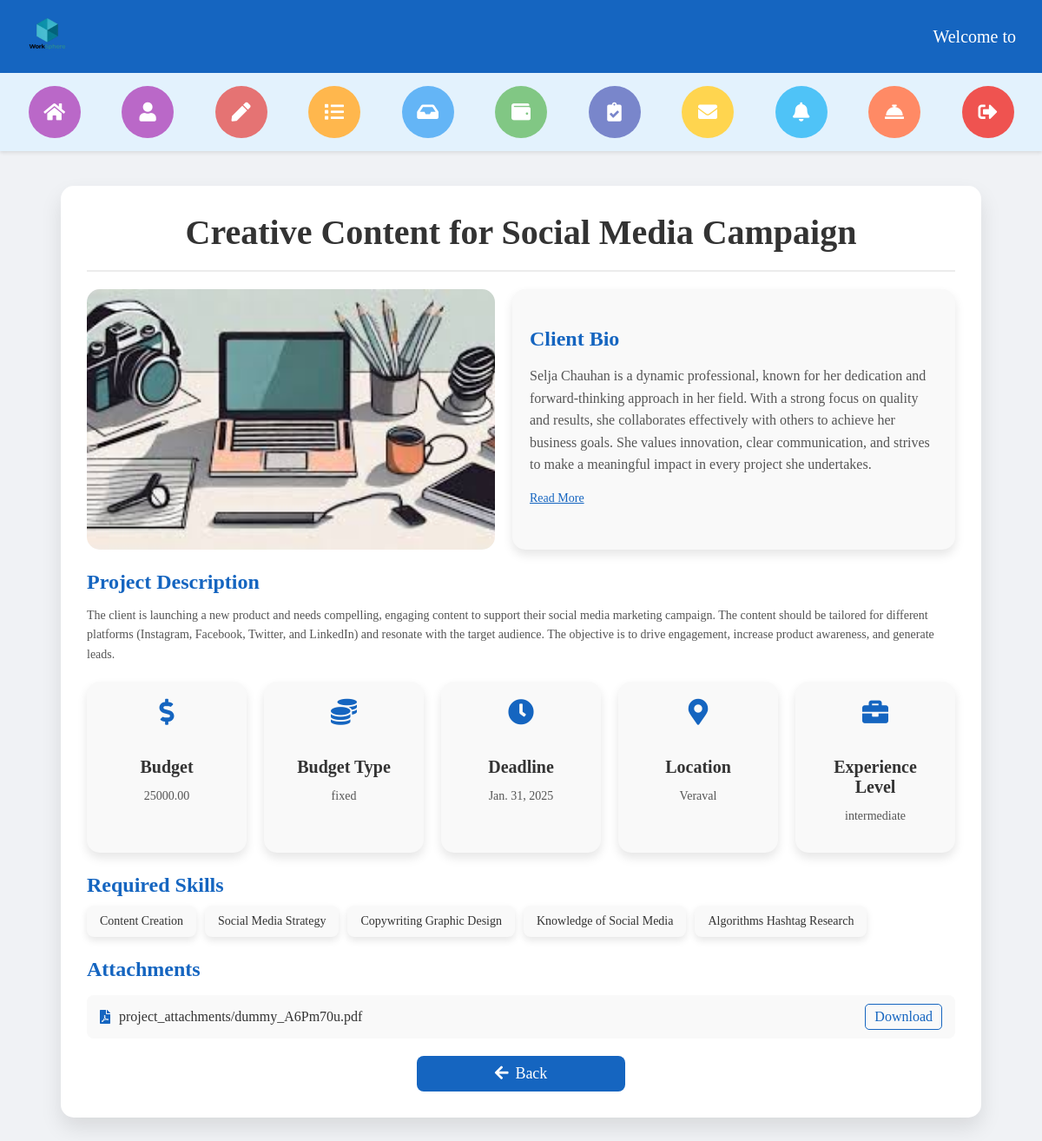
The page /client/client_job_details/3/ (signed in) on the database its author committed.
### client/models.py (models this page shows, shortened)
class ClientPostProject(models.Model):
    EXPERIENCE_LEVEL_CHOICES = [
        ('entry', 'Entry Level'),
        ('intermediate', 'Intermediate Level'),
        ('expert', 'Expert Level'),
    ]
    BUDGET_TYPE_CHOICES = [
        ('fixed', 'Fixed Price'),
        ('hourly', 'Hourly'),
    ]
    CATEGORY_CHOICES = [
        ('ai_developement', 'AI Development'),
        ('animation', 'Animation'),
        ('business_strategy', 'Business Strategy'),
        ('content_creation', 'Content Creation'),
        ('contract_drafting', 'Contract Drafting'),
        ('graphic_design', 'Graphic Design'),
        ('legal_consulting', 'Legal Consulting'),
        ('logo_design', 'Logo Design'),
        ('machine_learning', 'Machine Learning'),
        ('market_research', 'Market Research'),
        ('social_media_marketing', 'Social Media Marketing'),
        ('software_development', 'Software Development'),
        ('video_editing', 'Video Editing'),
        ('web_development', 'Web Development'),
        ('music_composition', 'Music Composition'),
        ('lyric_writting', 'Lyric Writing'),
    ]
    client = models.ForeignKey(ClientRegisterLogin, on_delete=models.CASCADE, related_name='projects', null=True)
    title = models.CharField(max_length=255, help_text="Title of the project")
    description = models.TextField(help_text="Detailed description of the project")
    category = models.CharField(max_length=50, choices=CATEGORY_CHOICES, help_text="Project category")
    budget = models.DecimalField(max_digits=20, decimal_places=2, help_text="Project budget (fixed or hourly)")
    budget_type = models.CharField(max_length=10, choices=BUDGET_TYPE_CHOICES, help_text="Budget type")
    deadline = models.DateField(help_text="Deadline for project completion")
    skills_required = models.CharField(max_length=255, help_text="Skills required for the project")
    attachments = models.FileField(upload_to="project_attachments/", blank=True, null=True, help_text="Project-related files")
    photo = models.ImageField(upload_to="project_photos/", blank=True, null=True, help_text="Project-related photo")
    experience_level = models.CharField(max_length=15, choices=EXPERIENCE_LEVEL_CHOICES, help_text="Required experience level for freelancers")
    created_at = models.DateTimeField(auto_now_add=True, help_text="Time when the project was posted")
    status = models.CharField(max_length=10, null=True)

class ClientRegisterLogin(models.Model):
    profile_photo = models.ImageField(upload_to='profile_photos/')
    first_name = models.CharField(max_length=30)
    last_name = models.CharField(max_length=30)
    username = models.CharField(max_length=30, unique=True)
    email = models.EmailField(unique=True)
    password = models.CharField(max_length=100)
    phone_no = models.CharField(max_length=15)
    company = models.CharField(max_length=100)
    location = models.CharField(max_length=100, null=True)
    bio = models.TextField(null=True, max_length=1000)

### client/views.py (the view)
# urls.py: path('client_job_details/<int:project_id>/', views.client_job_details, name='client_job_details'),
def client_job_details(request, project_id):
    username = request.session.get('logged_user')
    client = ClientRegisterLogin.objects.get(username = username)
    details = ClientPostProject.objects.get(id=project_id, client=client)
    skills = details.skills_required.split(',')  # Assuming skills are stored as a comma-separated string
    context = {
        'details' : details,
        'skills' : skills,
    }
    return render(request, 'client_job_details.html', context)

### client/templates/client_job_details.html (shortened to what this page needs)
{% extends 'header_2.html' %}
{% block content %}
<!DOCTYPE html>
<html lang="en">
<head>
  <link rel="stylesheet" href="https://cdnjs.cloudflare.com/ajax/libs/font-awesome/5.15.4/css/all.min.css">
</head>
<body>
  <div class="project-container">
    <div class="project-header">
      <h2>{{details.title}}</h2>
    </div>
    <div class="project-image-bio">
      <img src="/media/{{details.photo}}" alt="Project Image" class="project-image">
      <div class="client-bio">
        <h3>Client Bio</h3>
        <p>
          {{details.client.bio| truncatechars:400}}
        </p>
        <span class="read-more" onclick="openModal()">Read More</span>
      </div>
    </div>
    <div class="description-section">
      <h3>Project Description</h3>
      <p class="formatted-description">{{ details.description|safe }}</p>
    </div>
    <div class="project-details">
      <div class="detail-card">
        <i class="fas fa-dollar-sign"></i>
        <h4>Budget</h4>
        <p>{{details.budget}}</p>
      </div>
      <div class="detail-card">
        <i class="fas fa-coins"></i>
        <h4>Budget Type</h4>
        <p>{{details.budget_type}}</p>
      </div>
      <div class="detail-card">
        <i class="fas fa-clock"></i>
        <h4>Deadline</h4>
        <p>{{details.deadline}}</p>
      </div>
      <div class="detail-card">
        <i class="fas fa-map-marker-alt"></i>
        <h4>Location</h4>
        <p>{{details.client.location }}</p>
      </div>
      <div class="detail-card">
        <i class="fas fa-briefcase"></i>
        <h4>Experience Level</h4>
        <p>{{details.experience_level}}</p>
      </div>
    </div>
    <div class="skills-section">
      <h3>Required Skills</h3>
      <div class="skills-list">
        {% for skill in skills %}
        <div class="skill-item">{{skill}}</div>
        {% endfor %}
      </div>
    </div>
    <div class="attachments-section">
      <h3>Attachments</h3>
      <ul>
        <li>
          <div class="attachment-info">
            <i class="fas fa-file-pdf"></i>
            <span>{{ details.attachments }}</span>
          </div>
          <div class="attachment-actions">
            <a href="/media/{{ details.attachments }}" download>Download</a>
          </div>
        </li>
      </ul>
    </div>
    <a href="javascript:history.back()" class="back-button"><i class="fas fa-arrow-left"></i>Back</a>
  </div>
</body>
</html>
{% endblock %}

### client/templates/client_job_details.html (style rules this page uses)
body { margin: 0; background-color: #f0f2f5; color: #333; }
.project-container { max-width: 1000px; background: #fff; margin: 40px auto; border-radius: 15px; box-shadow: 0 12px 24px rgba(0, 0, 0, 0.1); overflow: hidden; padding: 30px; }
.project-header { text-align: center; border-bottom: 2px solid #ececec; padding-bottom: 20px; margin-bottom: 20px; }
.project-header h2 { font-size: 40px; font-family: Candara; color: #333; font-weight: 600; margin: 0; }
.project-image-bio { display: flex; flex-wrap: wrap; gap: 20px; margin-bottom: 20px; }
.project-image { flex: 1; width: 10%; height: 300px; border-radius: 15px; object-fit: cover; }
.client-bio { flex: 1; padding: 20px; background: #f9f9f9; border-radius: 15px; box-shadow: 0 6px 12px rgba(0, 0, 0, 0.1); }
.client-bio h3 { font-size: 24px; font-family: Candara; margin-bottom: 10px; color: #1565c0; }
.client-bio p { font-size: 16px; font-family: verdana; line-height: 1.6; color: #555; }
.read-more { color: #1565c0; cursor: pointer; text-decoration: underline; font-size: 14px; font-family: Candara; }
.description-section { margin-bottom: 20px; }
.description-section h3 { font-size: 24px; font-family: Candara; margin-bottom: 10px; color: #1565c0; }
.description-section p { font-size: 14px; font-family: verdana; line-height: 1.6; color: #555; }
.formatted-description { white-space: pre-wrap; }
.project-details { display: flex; flex-wrap: wrap; gap: 20px; margin-bottom: 20px; }
.detail-card { flex: 1; background: #f9f9f9; padding: 20px; border-radius: 15px; text-align: center; box-shadow: 0 6px 12px rgba(0, 0, 0, 0.1); }
.detail-card i { font-size: 30px; color: #1565c0; margin-bottom: 10px; }
.detail-card h4 { font-size: 20px; font-family: Candara; color: #333; margin-bottom: 5px; }
.detail-card p { font-size: 14px; font-family: verdana; color: #555; }
.skills-section { margin-bottom: 20px; }
.skills-section h3 { font-size: 24px; font-family: Candara; margin-bottom: 10px; color: #1565c0; }
.skills-list { display: flex; flex-wrap: wrap; gap: 10px; }
.skill-item { background: #f9f9f9; color: #333; padding: 10px 15px; border-radius: 8px; font-size: 14px; font-family: verdana; box-shadow: 0 4px 8px rgba(0, 0, 0, 0.1); }
.attachments-section { margin-bottom: 20px; }
.attachments-section h3 { font-size: 24px; font-family: Candara; margin-bottom: 10px; color: #1565c0; }
.attachments-section ul { list-style: none; padding: 0; }
.attachments-section li { background: #f9f9f9; padding: 10px 15px; border-radius: 8px; margin-bottom: 10px; display: flex; align-items: center; justify-content: space-between; }
.attachments-section li i { color: #1565c0; margin-right: 10px; }
.attachment-info { display: flex; align-items: center; }
.attachment-actions { display: flex; gap: 10px; }
.attachment-actions a { color: #1565c0; text-decoration: none; transition: color 0.3s ease; cursor: pointer; padding: 5px 10px; border: 1px solid #1565c0; border-radius: 5px; }
.back-button { display: block; margin: 20px auto 0; background: #1565c0; color: white; text-align: center; padding: 10px 20px; width: 20%; font-size: 18px; border-radius: 8px; text-decoration: none; transition: background-color 0.3s ease, transform 0.3s ease; }
.back-button i { margin-right: 8px; }

### rows shown on the page
ClientPostProject: title "Creative Content for Social Media Campaign", photo (picture), client.bio "Selja Chauhan is a dynamic professional, known for her dedication and forward-thinking approach in her field. With a strong focus on quality and results, she collaborates effectively with others to achieve her business goals. She values innovation, clear communication, and strives to make a meaningful impact in every project she undertakes.", description "The client is launching a new product and needs compelling, engaging content to support their social media marketing campaign. The content should be tailored for different platforms (Instagram, Facebook, Twitter, and LinkedIn) and resonate with the target audience. The objective is to drive engagement, increase product awareness, and generate leads.", budget "25000.00", budget_type "fixed", deadline "Jan. 31, 2025", client.location "Veraval", experience_level "intermediate", attachments "project_attachments/dummy_A6Pm70u.pdf"

### other values the page prints
{{ skill }} "Content Creation" "Social Media Strategy" "Copywriting Graphic Design" "Knowledge of Social Media" "Algorithms Hashtag Research"
